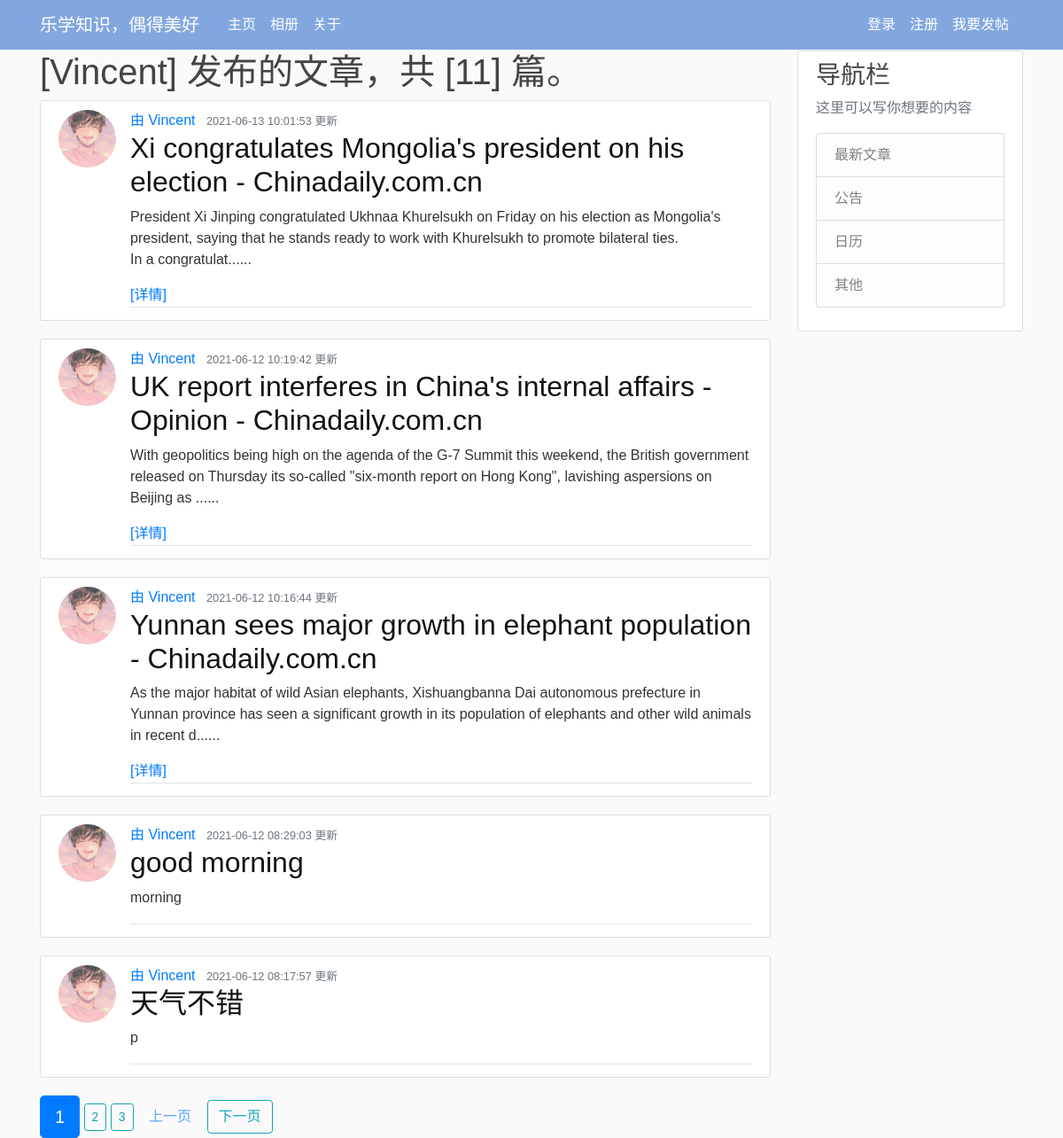
The app's page /Vincent-posts with its own data.
### web_files/dbmodel.py (models this page shows, shortened)
class User(db.Model,UserMixin):
    id = db.Column(db.Integer,primary_key=True)
    username = db.Column(db.String(30),nullable=False)
    email = db.Column(db.String(100),unique = True,nullable = False)
    image = db.Column(db.String(120),nullable = False,default = 'default.jpg')
    password = db.Column(db.String(100),nullable = False)
    posts = db.relationship('Post',backref = 'author',lazy = True)
    pictures = db.relationship('Picture',backref = 'author',lazy = True)

class Post(db.Model):
    id = db.Column(db.Integer,primary_key=True)
    post_title =db.Column(db.String(100),nullable=False)
    post_time = db.Column(db.DateTime,nullable=False,default=datetime.now)
    post_content = db.Column(db.Text,nullable = False)
    userID = db.Column(db.Integer, db.ForeignKey('user.id'))

### web_files/routes.py (the view)
@app.route('/<username>-posts',methods=['GET','POST'])
def user_posts(username):
    page = request.args.get('page',1,type=int)
    user=User.query.filter_by(username=username).first()
    posts=Post.query.filter_by(author=user).order_by(Post.post_time.desc()).paginate(page=page,per_page=5)
    return render_template('user_posts.html',posts=posts,user=user,title=f'{user.username}的文章')

### web_files/Templates/user_posts.html (shortened to what this page needs)
{% extends "general_layout.html" %}
{% block content %}
    {% if user == current_user %}
        <h1 class="mb-8">[我] 发布的文章，共 [{{ posts.total }}] 篇。</h1>
    {% else %}
        <h1 class="mb-8">[{{ user.username }}] 发布的文章，共 [{{ posts.total }}] 篇。</h1>
    {% endif %}
    {% for post in posts.items %}
        <article class="media content-section">
        <img class="rounded-circle article-img" src="{{ url_for('static',filename='pic/'+post.author.image) }}">
            <div class="media-body">
                <div class="article-metadata">
                    <a class="mr-2" href="{{url_for('user_posts',username=post.author.username)}}">由 {{ post.author.username }}</a>
                    <small class="text-muted">{{ post.post_time.strftime('%Y-%m-%d %H:%M:%S') }} 更新</small>
                    <h2><a class="article-title" href="/post/{{ post.id }}">{{ post.post_title }}</a></h2>
                    {% if post.post_content[200:]  %}
                        <p class="article-content">{{ post.post_content[:200] }}......</p>
                        <a class="" href="{{ url_for('post',post_id=post.id) }}">[详情]</a>
                    {% else %}
                        <p class="article-content">{{ post.post_content }}</p>
                    {% endif %}
                </div>
            </div>
        </article>
    {% endfor %}
    {% for page_num in posts.iter_pages(left_edge=2, right_edge=1, left_current=1, right_current=2 ) %}
        {% if page_num %}
            {% if page_num==posts.page %}
                <a class="btn btn-primary btn-lg" href="{{ url_for('user_posts',username=user.username,page=page_num) }}" >{{page_num }}</a>
            {% else %}
                <a class="btn btn-outline-info btn-sm" href="{{ url_for('user_posts',username=user.username,page=page_num) }}" >{{page_num }}</a>
            {% endif %}
        {% else %}
            ...
        {% endif %}
    {% endfor %}
    {% if posts.pages == 1 %}
        <a class="btn btn-secondary-info disabled" href="{{ url_for('user_posts',username=user.username,page=posts.page-1) }}" >上一页</a>
        <a class="btn btn-secondary-info disabled" href="{{ url_for('user_posts',username=user.username,page=posts.page+1) }}" >下一页</a>
    {% elif posts.page == 1 %}
        <a class="btn btn-secondary-info disabled" href="{{ url_for('user_posts',username=user.username,page=posts.page-1) }}" >上一页</a>
        <a class="btn btn-outline-info" href="{{ url_for('user_posts',username=user.username,page=posts.page+1) }}" >下一页</a>
    {% elif posts.page != 1 and posts.page != posts.pages %}
        <a class="btn btn-outline-info" href="{{ url_for('user_posts',username=user.username,page=posts.page-1) }}" >上一页</a>
        <a class="btn btn-outline-info" href="{{ url_for('user_posts',username=user.username,page=posts.page+1) }}" >下一页</a>
    {% elif posts.page != 1 and posts.page == posts.pages %}
        <a class="btn btn-outline-info" href="{{ url_for('user_posts',username=user.username,page=posts.page-1) }}" >上一页</a>
        <a class="btn btn-secondary-info disabled" href="{{ url_for('user_posts',username=user.username,page=posts.page+1) }}" >下一页</a>
    {% endif %}
{% endblock content %}

### web_files/Templates/general_layout.html (shortened to what this page needs)
<!DOCTYPE html>
<html lang="en">
<head>
  <link rel="stylesheet" href="https://maxcdn.bootstrapcdn.com/bootstrap/4.0.0/css/bootstrap.min.css">
  <link rel="stylesheet" type="text/css" href="{{url_for('static',filename='main.css')}}">
</head>
<body>
  <header class="site-header">
    <nav class="navbar navbar-expand-md navbar-dark bg-steel">
      <div class="container">
        <a class="navbar-brand mr-4" href="/">乐学知识，偶得美好</a>
        <div class="collapse navbar-collapse" id="navbarToggle">
          <div class="navbar-nav mr-auto">
            <a class="nav-item nav-link" href="{{ url_for('index')}}">主页</a>
            <a class="nav-item nav-link" href="/products">相册</a>
            <a class="nav-item nav-link" href="{{ url_for('about')}}">关于</a>
          </div>
          <div class="nav navbar-nav me-auto mr-2">
          {% if current_user.is_authenticated %}
              <a class="nav-item nav-link" href="{{ url_for('account')}}">欢迎[{{ current_user.username }}]<img class='rounded-circle' src="{{ url_for('static',filename='pic/')}}{{ current_user.image }}" alt="mdo" width="32" height="32" class="rounded-circle"></a>
              <form action="{{ url_for('change_account') }}" method="POST">
                <button class="btn btn-link nav-item nav-link" type="submit">切换用户</button>
              </form>
              <a class="nav-item nav-link" href="{{ url_for('logout')}}">登出</a>
            {% else %}
              <a class="nav-item nav-link" href="/login">登录</a>
              <a class="nav-item nav-link" href="/register">注册</a>
            {% endif %}
            <a class="nav-item nav-link" href="{{ url_for('addpost')}}">我要发帖</a>
          </div>
        </div>
      </div>
    </nav>
  </header>
  <main role="main" class="container">
    <div class="row">
      <div class="col-md-8">
      </div>
      <div class="col-md-9">
        {% block content %}{% endblock %}
      </div>
      <div class="col-md-3">
        <div class="content-section">
          <h3>导航栏</h3>
          <p class='text-muted'>这里可以写你想要的内容
            <ul class="list-group">
              <li class="list-group-item list-group-item-light">最新文章</li>
              <li class="list-group-item list-group-item-light">公告</li>
              <li class="list-group-item list-group-item-light">日历</li>
              <li class="list-group-item list-group-item-light">其他</li>
            </ul>
          </p>
        </div>
      </div>
    </div>
  </main>
</body>
</html>

### web_files/static/main.css (style rules this page uses)
body { background: #fafafa; color: #333333; margin-top: 5rem; margin: 0px; padding: 0px; font-family: Arial }
h1, h2, h3, h4, h5, h6 { color: #444444; }
.bg-steel { background-color: #82a7df; }
.site-header .navbar-nav .nav-link { color: #ffffff; }
.content-section { background: #ffffff; padding: 10px 20px; border: 1px solid #dddddd; border-radius: 3px; margin-bottom: 20px; }
.article-title { color: #161212; }
.article-content { white-space: pre-line; }
.article-img { height: 65px; width: 65px; margin-right: 16px; }
.article-metadata { padding-bottom: 1px; margin-bottom: 4px; border-bottom: 1px solid #e3e3e3 }

### records on screen
User: username "Vincent"
Post: image (picture), author.username "Vincent", post_time "2021-06-13 10:01:53", post_title "Xi congratulates Mongolia's president on his election - Chinadaily.com.cn", post_content "President Xi Jinping congratulated Ukhnaa Khurelsukh on Friday on his election as Mongolia's president, saying that he stands ready to work with Khurelsukh to promote bilateral ties. In a congratulat"
Post: image (picture), author.username "Vincent", post_time "2021-06-12 10:19:42", post_title "UK report interferes in China's internal affairs - Opinion - Chinadaily.com.cn", post_content "With geopolitics being high on the agenda of the G-7 Summit this weekend, the British government released on Thursday its so-called \"six-month report on Hong Kong\", lavishing aspersions on Beijing as"
Post: image (picture), author.username "Vincent", post_time "2021-06-12 10:16:44", post_title "Yunnan sees major growth in elephant population - Chinadaily.com.cn", post_content "As the major habitat of wild Asian elephants, Xishuangbanna Dai autonomous prefecture in Yunnan province has seen a significant growth in its population of elephants and other wild animals in recent d"
Post: image (picture), author.username "Vincent", post_time "2021-06-12 08:29:03", post_title "good morning", post_content "morning"
Post: image (picture), author.username "Vincent", post_time "2021-06-12 08:17:57", post_title "天气不错", post_content "p"

### other values on screen
{{ posts.total }} "11"
{{ page_num }} "1"
{{ page_num }} "2" "3"
